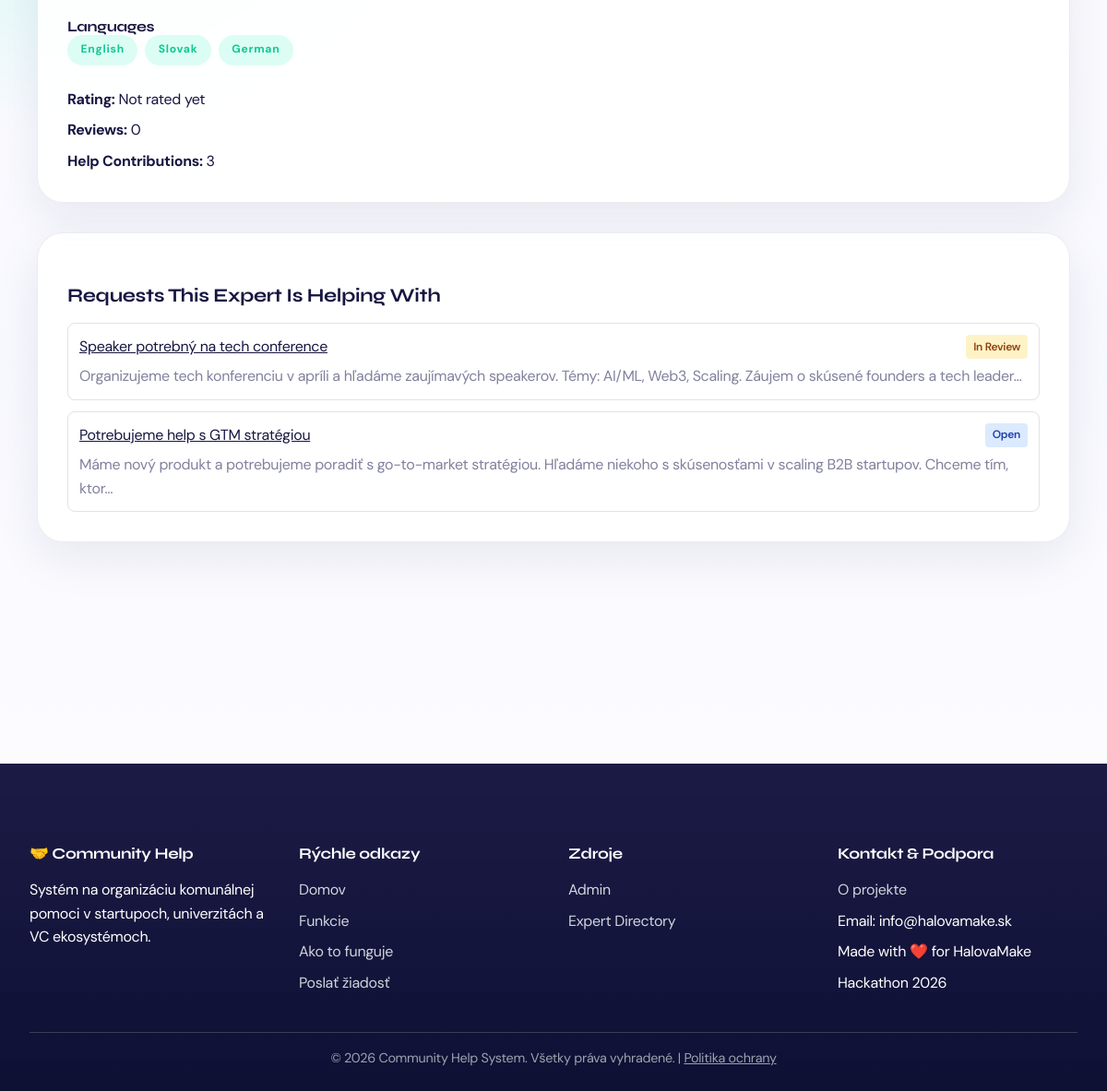
Before: /experts/2/ (signed in, lower part) with the older database file.
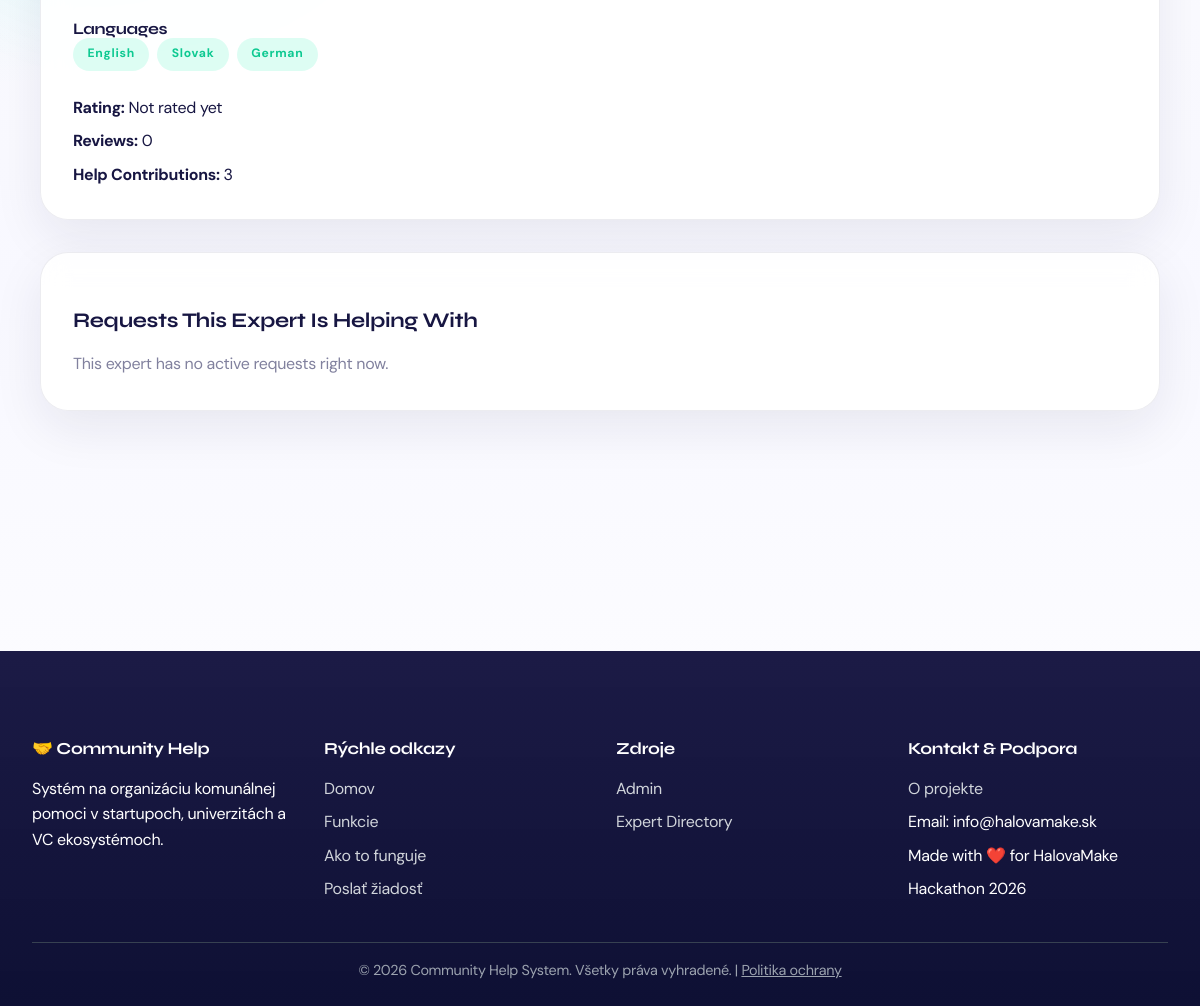
After: the same page with the newer database file.
### server/models.py (models this page shows, shortened)
class Language(models.Model):
    name = models.CharField(max_length=80, unique=True)
    class Meta:
        verbose_name = 'Language'
        verbose_name_plural = 'Languages'

class Expert(models.Model):
    AVAILABILITY_CHOICES = [
        ('high', 'High (daily)'),
        ('medium', 'Medium (weekly)'),
        ('low', 'Low (occasional)'),
    ]
    user = models.OneToOneField(User, on_delete=models.CASCADE)
    bio = models.TextField(blank=True)
    skills = models.ManyToManyField(Skill, blank=True, related_name='experts')
    languages = models.ManyToManyField(Language, blank=True, related_name='experts')
    work_experience = models.TextField(blank=True, help_text='Work experience highlights')
    rating = models.FloatField(default=0.0, help_text='Average user rating (0-5)')
    rating_count = models.IntegerField(default=0, help_text='Number of ratings')
    availability = models.CharField(
        max_length=20,
        choices=AVAILABILITY_CHOICES,
        default='medium'
    )
    is_busy = models.BooleanField(default=False, help_text='Whether expert is currently assigned to an active task')
    karma_points = models.IntegerField(default=0, help_text='Karma points earned for completed help')
    help_provided = models.IntegerField(default=0, help_text='Number of help contributions')
    profile_image = models.ImageField(upload_to='experts/', blank=True)
    created_at = models.DateTimeField(auto_now_add=True)

class Request(models.Model):
    STATUS_CHOICES = [
        ('open', 'Open'),
        ('in_review', 'In Review'),
        ('waiting_expert', 'Waiting for Expert'),
        ('in_progress', 'In Progress'),
        ('resolved', 'Resolved'),
        ('rejected', 'Rejected'),
    ]
    PRIORITY_CHOICES = [
        ('low', 'Low'),
        ('medium', 'Medium'),
        ('high', 'High'),
        ('critical', 'Critical'),
    ]
    REQUESTER_TYPE_CHOICES = [
        ('corporate', 'Corporate'),
        ('startup', 'Startup'),
        ('investor', 'Investor'),
        ('service_provider', 'Service Provider'),
        ('community_member', 'Community Member'),
    ]
    EXPERIENCE_LEVEL_CHOICES = [
        ('junior', 'Junior'),
        ('mid', 'Mid'),
        ('senior', 'Senior'),
        ('lead', 'Lead'),
    ]
    title = models.CharField(max_length=200)
    description = models.TextField()
    is_corporate = models.BooleanField(default=False)
    company_name = models.CharField(max_length=255, blank=True)
    company_email = models.EmailField(blank=True)
    due_date = models.DateField(null=True, blank=True)
    target_skills = models.ManyToManyField(Skill, blank=True, related_name='target_requests')
    required_languages = models.ManyToManyField(Language, blank=True, related_name='required_by_requests')
    target_experience = models.CharField(max_length=20, choices=EXPERIENCE_LEVEL_CHOICES, blank=True)
    requester_name = models.CharField(max_length=200)
    requester_email = models.EmailField()
    requester_phone = models.CharField(max_length=20, blank=True)
    requester_type = models.CharField(
        max_length=20,
        choices=REQUESTER_TYPE_CHOICES,
        default='community_member'
    )
    category = models.ForeignKey(Category, on_delete=models.SET_NULL, null=True)
    priority = models.CharField(
        max_length=20,
        choices=PRIORITY_CHOICES,
        default='medium'
    )
    status = models.CharField(
        max_length=20,
        choices=STATUS_CHOICES,
        default='open'
    )
    value_score = models.IntegerField(
        default=5,
        help_text='Impact score (1-10)'
    )
    reviewed_by = models.ForeignKey(
        User,
        on_delete=models.SET_NULL,
        null=True,
        blank=True,
        related_name='reviewed_requests'
    )
    review_notes = models.TextField(blank=True)
    submitted_by = models.ForeignKey(
        User,
        on_delete=models.SET_NULL,
        null=True,
        blank=True,
        related_name='submitted_requests'
    )
    assigned_experts = models.ManyToManyField(
        Expert,
        blank=True,
        related_name='assigned_requests'
    )
    created_at = models.DateTimeField(auto_now_add=True)
    updated_at = models.DateTimeField(auto_now=True)
    is_resolved_by_creator = models.BooleanField(
        default=False,
        help_text='Whether the request creator has marked this as resolved/done'
    )
    creator_resolved_at = models.DateTimeField(
        null=True,
        blank=True,
        help_text='Timestamp when creator marked the request as done'
    )
    completed_by_expert = models.ForeignKey(
        Expert,
        on_delete=models.SET_NULL,
        null=True,
        blank=True,
        related_name='completed_requests',
        help_text='Expert selected by creator as the one who completed this request'
    )
    resolved_at = models.DateTimeField(null=True, blank=True)
    resolution_notes = models.TextField(blank=True)
    class Meta:
        ordering = ['-created_at']

### server/views.py (the view)
# urls.py: path('experts/<int:expert_id>/', views.user_profile, name='user_profile'),
@login_required
def user_profile(request, expert_id):
    expert = get_object_or_404(Expert.objects.select_related('user'), id=expert_id)
    open_requests_helped_qs = expert.assigned_requests.select_related('submitted_by').filter(
        status__in=['open', 'in_review', 'waiting_expert', 'in_progress']
    )
    today_date = timezone.now().date()
    open_requests_helped = sorted(
        list(open_requests_helped_qs),
        key=lambda req: (compute_request_priority_score(req, today_date=today_date), req.created_at.timestamp()),
        reverse=True,
    )[:10]
    return render(request, 'expert_profile.html', {
        'expert': expert,
        'open_requests_helped': open_requests_helped,
    })

### server/views.py (called while the page is built)
def compute_request_priority_score(req, today_date=None):
    if today_date is None:
        today_date = timezone.now().date()
    if req.due_date:
        days_to_deadline = (req.due_date - today_date).days
        time_factor = 1.0 if days_to_deadline <= 0 else min(1.0 / days_to_deadline, 1.0)
    else:
        time_factor = 0.0
    task_age_days = max((today_date - req.created_at.date()).days, 0)
    age_factor = task_age_days / (task_age_days + 10) if task_age_days > 0 else 0.0
    karma_points = 0
    if req.submitted_by_id:
        try:
            karma_points = req.submitted_by.expert.karma_points
        except Expert.DoesNotExist:
            karma_points = 0
    karma_factor = max(0.0, min(float(karma_points), 36.0)) / 36.0
    score = 100.0 * ((0.6 * time_factor) + (0.25 * age_factor) + (0.15 * karma_factor))
    return max(0.0, min(score, 100.0))

### server/templates/expert_profile.html (shortened to what this page needs)
{% extends "base.html" %}
{% block content %}
<div class="container">
    <section class="section">
        <div class="card mb-4">
            <div class="card-body">
                {% if expert.languages.all %}
                <h4>Languages</h4>
                <div class="tags mb-3">
                    {% for language in expert.languages.all %}
                        <span class="badge badge-success">{{ language.name }}</span>
                    {% endfor %}
                </div>
                {% endif %}
                <div class="profile-stats">
                    <div><strong>Rating:</strong> {% if expert.rating_count > 0 %}{{ expert.average_rating }} / 5{% else %}Not rated yet{% endif %}</div>
                    <div><strong>Reviews:</strong> {{ expert.rating_count }}</div>
                    <div><strong>Help Contributions:</strong> {{ expert.help_provided }}</div>
                </div>
            </div>
        </div>
        <div class="card">
            <div class="card-header">
                <h3>Requests This Expert Is Helping With</h3>
            </div>
            <div class="card-body">
                {% if open_requests_helped %}
                    <div class="requests-list">
                        {% for req in open_requests_helped %}
                        <div class="request-item">
                            <div class="request-header">
                                <a href="{% url 'request_detail' req.id %}">{{ req.title }}</a>
                                <span class="request-status status-{{ req.status }}">{{ req.get_status_display }}</span>
                            </div>
                            <div class="text-muted">{{ req.description|truncatechars:140 }}</div>
                        </div>
                        {% endfor %}
                    </div>
                {% else %}
                    <p class="text-muted">This expert has no active requests right now.</p>
                {% endif %}
            </div>
        </div>
    </section>
</div>
{% endblock %}

### server/templates/base.html (shortened to what this page needs)
<!DOCTYPE html>
<html lang="sk">
<head>
</head>
<body>
    <main>
        {% block content %}{% endblock %}
    </main>
    <footer>
        <div class="footer-content">
            <div class="footer-section">
                <h3>🤝 Community Help</h3>
                <p>Systém na organizáciu komunálnej pomoci v startupoch, univerzitách a VC ekosystémoch.</p>
            </div>
            <div class="footer-section">
                <h3>Rýchle odkazy</h3>
                <ul>
                    <li><a href="{% url 'index' %}">Domov</a></li>
                    <li><a href="{% url 'features' %}">Funkcie</a></li>
                    <li><a href="{% url 'how_it_works' %}">Ako to funguje</a></li>
                    <li><a href="{% url 'submit_request' %}">Poslať žiadosť</a></li>
                </ul>
            </div>
            <div class="footer-section">
                <h3>Zdroje</h3>
                <ul>
                    <li><a href="{% url 'admin:index' %}">Admin</a></li>
                    <li><a href="{% url 'expert_directory' %}">Expert Directory</a></li>
                </ul>
            </div>
            <div class="footer-section">
                <h3>Kontakt & Podpora</h3>
                <ul>
                    <li><a href="{% url 'about' %}">O projekte</a></li>
                    <li>Email: info@halovamake.sk</li>
                    <li>Made with ❤️ for HalovaMake</li>
                    <li>Hackathon 2026</li>
                </ul>
            </div>
        </div>
        <div class="footer-bottom">
            <p>&copy; 2026 Community Help System. Všetky práva vyhradené. | <a href="#" style="color: inherit;">Politika ochrany</a></p>
        </div>
    </footer>
</body>
</html>

### server/templates/base.html (style rules this page uses)
* { margin: 0; padding: 0; box-sizing: border-box; }
:root { --primary: hsl(162, 88%, 50%); --primary-dark: hsl(162, 88%, 42%); --primary-soft: hsl(162, 88%, 95%); --gradient: hsl(176, 84%, 49%); --secondary: #7f869f; --success: hsl(162, 88%, 42%); --warning: #f4b740; --danger: #ef4444; --dark: #171642; --gray-light: #f7f9fc; --gray: rgba(23, 22, 66, 0.12); --text: #171642; --text-light: #81819e; --white-soft: ghostwhite; --surface: rgba(255, 255, 255, 0.88); --surface-strong: #ffffff; --shadow-soft: 0 18px 50px rgba(23, 22, 66, 0.08); --shadow-card: 0 24px 70px rgba(23, 22, 66, 0.12); --radius-pill: 999px; --radius-card: 28px; }
html { scroll-behavior: smooth; min-height: 100%; }
body { font-family: 'DM Sans', sans-serif; color: var(--text); background: radial-gradient(circle at top right, rgba(17, 237, 226, 0.18), transparent 28%), radial-gradient(circle at left 20%, rgba(15, 239, 170, 0.12), transparent 24%), linear-gradient(180deg, #ffffff 0%, var(--white-soft) 58%, #ffffff 100%); min-height: 100%; line-height: 1.6; letter-spacing: -0.02em; position: relative; overflow-x: hidden; }
body::before { content: ""; position: fixed; inset: 0; background: radial-gradient(circle at 82% 8%, rgba(15, 239, 170, 0.14), transparent 18%), radial-gradient(circle at 12% 24%, rgba(17, 237, 226, 0.12), transparent 22%); pointer-events: none; z-index: -1; }
a { background-color: transparent; color: inherit; }
footer { background: linear-gradient(180deg, rgba(23, 22, 66, 0.98) 0%, #0e1034 100%); color: white; padding: 4rem 2rem 1.5rem; margin-top: 5rem; position: relative; overflow: hidden; }
.footer-content { max-width: 1200px; margin: 0 auto; display: grid; grid-template-columns: repeat(auto-fit, minmax(250px, 1fr)); gap: 2rem; margin-bottom: 2rem; }
.footer-section h3 { margin-bottom: 1rem; font-family: 'Syne', sans-serif; font-size: 1.05rem; color: white; }
.footer-section ul { list-style: none; }
.footer-section ul li { margin-bottom: 0.5rem; }
.footer-section a { color: #d1d5db; text-decoration: none; transition: color 0.3s; }
.footer-bottom { border-top: 1px solid #374151; padding-top: 1rem; text-align: center; color: #9ca3af; font-size: 0.9rem; }
.container { max-width: 1250px; margin: 0 auto; padding: 0 2.5rem; }
main { min-height: calc(100vh - 200px); padding: 3.5rem 0 2rem; }
main > .container { padding: 2rem 2.5rem 3rem; }
.card { background: var(--surface); backdrop-filter: blur(14px); border-radius: var(--radius-card); padding: 2rem; box-shadow: var(--shadow-soft); border: 1px solid rgba(23, 22, 66, 0.08); transition: all 0.3s; }
.card h3 { color: var(--dark); margin-bottom: 1rem; font-family: 'Syne', sans-serif; font-size: 1.3rem; }
.card p { color: var(--text-light); line-height: 1.75; }
h1, h2, h3, h4, h5, h6 { color: var(--dark); line-height: 1.2; font-family: 'Syne', sans-serif; }
h3 { font-size: 1.45rem; margin: 1.5rem 0 1rem; }
.badge { display: inline-block; padding: 0.42rem 0.9rem; border-radius: var(--radius-pill); font-size: 0.76rem; font-weight: 700; letter-spacing: 0.06em; white-space: nowrap; }
.badge-success { background: rgba(15, 239, 170, 0.14); color: var(--primary-dark); }
.mb-3 { margin-bottom: 1.5rem; }
.mb-4 { margin-bottom: 2rem; }
.text-muted { color: var(--text-light); }
.section { padding: 5rem 0; border-bottom: 1px solid rgba(23, 22, 66, 0.08); }
.section:last-child { border-bottom: none; }

### server/templates/expert_profile.html (style rules this page uses)
.tags { display: flex; gap: 0.5rem; flex-wrap: wrap; }
.profile-stats { display: grid; gap: 0.5rem; }

Changed rows visible on the page:
removed Request: title "Speaker potrebný na tech conference", status "In Review", description "Organizujeme tech konferenciu v apríli a hľadáme zaujímavých speakerov. Témy: AI/ML, Web3, Scaling. Záujem o skúsené founders a tech leader…"
removed Request: title "Potrebujeme help s GTM stratégiou", status "Open", description "Máme nový produkt a potrebujeme poradiť s go-to-market stratégiou. Hľadáme niekoho s skúsenosťami v scaling B2B startupov. Chceme tím, ktor…"
Other visible differences:
text now shown: "This expert has no active requests right now."
